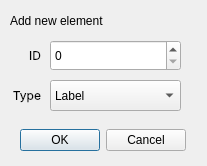
<?xml version="1.0" encoding="UTF-8"?>
<ui version="4.0">
 <class>Dialog</class>
 <widget class="QDialog" name="Dialog">
  <property name="geometry">
   <rect>
    <x>0</x>
    <y>0</y>
    <width>207</width>
    <height>166</height>
   </rect>
  </property>
  <property name="minimumSize">
   <size>
    <width>207</width>
    <height>166</height>
   </size>
  </property>
  <property name="maximumSize">
   <size>
    <width>207</width>
    <height>166</height>
   </size>
  </property>
  <property name="windowTitle">
   <string>Add Element</string>
  </property>
  <widget class="QLabel" name="label">
   <property name="geometry">
    <rect>
     <x>10</x>
     <y>10</y>
     <width>181</width>
     <height>21</height>
    </rect>
   </property>
   <property name="text">
    <string>Add new element</string>
   </property>
  </widget>
  <widget class="QComboBox" name="typeBox">
   <property name="geometry">
    <rect>
     <x>50</x>
     <y>80</y>
     <width>131</width>
     <height>31</height>
    </rect>
   </property>
   <item>
    <property name="text">
     <string>Label</string>
    </property>
   </item>
   <item>
    <property name="text">
     <string>Button</string>
    </property>
   </item>
   <item>
    <property name="text">
     <string>CheckBox</string>
    </property>
   </item>
   <item>
    <property name="text">
     <string>TextBox</string>
    </property>
   </item>
   <item>
    <property name="text">
     <string>TextField</string>
    </property>
   </item>
   <item>
    <property name="text">
     <string>TextBuffer</string>
    </property>
   </item>
   <item>
    <property name="text">
     <string>ListView</string>
    </property>
   </item>
  </widget>
  <widget class="QLabel" name="label_2">
   <property name="geometry">
    <rect>
     <x>10</x>
     <y>40</y>
     <width>31</width>
     <height>31</height>
    </rect>
   </property>
   <property name="font">
    <font>
     <family>Inter</family>
     <pointsize>9</pointsize>
    </font>
   </property>
   <property name="text">
    <string>ID</string>
   </property>
   <property name="alignment">
    <set>Qt::AlignRight|Qt::AlignTrailing|Qt::AlignVCenter</set>
   </property>
  </widget>
  <widget class="QSpinBox" name="idBox">
   <property name="geometry">
    <rect>
     <x>50</x>
     <y>40</y>
     <width>131</width>
     <height>31</height>
    </rect>
   </property>
  </widget>
  <widget class="QLabel" name="label_3">
   <property name="geometry">
    <rect>
     <x>10</x>
     <y>80</y>
     <width>31</width>
     <height>31</height>
    </rect>
   </property>
   <property name="font">
    <font>
     <family>Inter</family>
     <pointsize>9</pointsize>
    </font>
   </property>
   <property name="text">
    <string>Type</string>
   </property>
   <property name="alignment">
    <set>Qt::AlignRight|Qt::AlignTrailing|Qt::AlignVCenter</set>
   </property>
  </widget>
  <widget class="QDialogButtonBox" name="buttonBox">
   <property name="geometry">
    <rect>
     <x>20</x>
     <y>120</y>
     <width>166</width>
     <height>41</height>
    </rect>
   </property>
   <property name="standardButtons">
    <set>QDialogButtonBox::Cancel|QDialogButtonBox::Ok</set>
   </property>
  </widget>
 </widget>
 <resources/>
 <connections/>
</ui>
